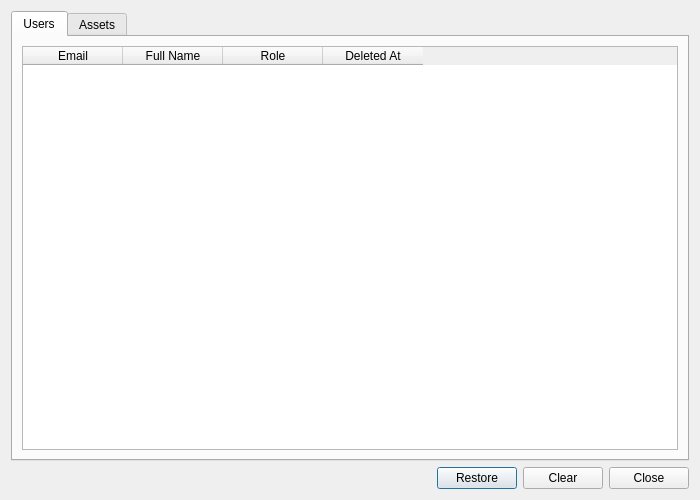
<?xml version="1.0" encoding="UTF-8"?>
<ui version="4.0">
 <class>RecentlyDeleted</class>
 <widget class="QDialog" name="RecentlyDeleted">
  <property name="geometry">
   <rect>
    <x>0</x>
    <y>0</y>
    <width>700</width>
    <height>500</height>
   </rect>
  </property>
  <property name="windowTitle">
   <string>Recently Deleted</string>
  </property>
  <layout class="QVBoxLayout" name="verticalLayout">
   <item>
    <widget class="QTabWidget" name="tabWidget">
     <widget class="QWidget" name="tabUsers">
      <attribute name="title">
       <string>Users</string>
      </attribute>
      <layout class="QVBoxLayout" name="verticalLayout_users">
       <item>
        <widget class="QTableWidget" name="usersTable">
         <column>
          <property name="text"><string>Email</string></property>
         </column>
         <column>
          <property name="text"><string>Full Name</string></property>
         </column>
         <column>
          <property name="text"><string>Role</string></property>
         </column>
         <column>
          <property name="text"><string>Deleted At</string></property>
         </column>
        </widget>
       </item>
      </layout>
     </widget>
     <widget class="QWidget" name="tabAssets">
      <attribute name="title">
       <string>Assets</string>
      </attribute>
      <layout class="QVBoxLayout" name="verticalLayout_assets">
       <item>
        <widget class="QTableWidget" name="assetsTable">
         <column>
          <property name="text"><string>Asset ID</string></property>
         </column>
         <column>
          <property name="text"><string>Name</string></property>
         </column>
         <column>
          <property name="text"><string>Status</string></property>
         </column>
         <column>
          <property name="text"><string>Updated At</string></property>
         </column>
        </widget>
       </item>
      </layout>
     </widget>
    </widget>
   </item>
   <item>
    <layout class="QHBoxLayout" name="horizontalLayout_buttons">
     <item>
      <spacer name="horizontalSpacer">
       <property name="orientation">
        <enum>Qt::Horizontal</enum>
       </property>
       <property name="sizeHint">
        <size>
         <width>40</width>
         <height>20</height>
        </size>
       </property>
      </spacer>
     </item>
    <item>
     <widget class="QPushButton" name="restoreBtn">
      <property name="text"><string>Restore</string></property>
     </widget>
    </item>
    <item>
    <widget class="QPushButton" name="deleteBtn">
     <property name="text"><string>Clear</string></property>
    </widget>
    </item>
    <item>
     <widget class="QPushButton" name="closeBtn">
      <property name="text"><string>Close</string></property>
     </widget>
    </item>
    </layout>
   </item>
  </layout>
 </widget>
 <resources/>
 <connections/>
</ui>
